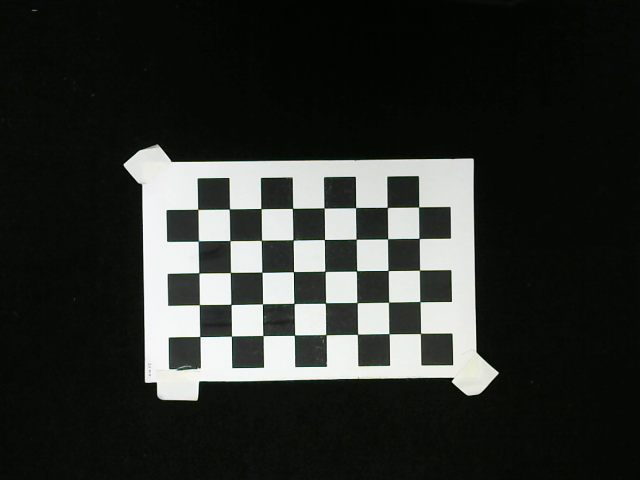
#> input picture HaoYing_v2/CalibrationImageStandard.png, 640 x 480 px, given in place of the camera
$ python EdgeDetection_20230418153944.py
#> lines starting #> are read from the running program, lines starting #| are printed output that depends on the picture; after the words box and inside, x2 and y2 are one past the last pixel; in counts of white or black regions, pixels touching at a corner belong together
import cv2
import numpy as np

## 篩選輪廓
def delet_contours(contours, delete_list):
    delta = 0
    for i in range(len(delete_list)):
        # print("i= ", i)
        contours = list(contours)
        del contours[delete_list[i] - delta]
        contours = tuple(contours)
        delta = delta + 1
    return contours

cap = cv2.VideoCapture(0)
if not cap.isOpened():
    print("Cannot open camera")
    exit()

while True:
    point1 = (100, 100)
    point2  = (500, 380)
    ret, frame = cap.read()
#> frame is the input picture: shape (480, 640, 3); mean B, G, R 44.8, 48.7, 45.4

    frame = frame[point1[1]: point2[1], point1[0]:point2[0]]
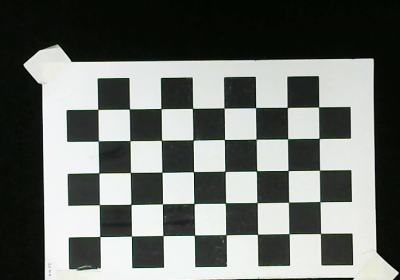
#> frame: shape (280, 400, 3); mean B, G, R 109.3, 113, 109.4
    if not ret:
        print("Cannot receive frame")
        break

    img = cv2.cvtColor(frame, cv2.COLOR_BGR2GRAY)

    ## Laplacian()
    Laplace_output = cv2.Laplacian(img, -1, 1, 5)
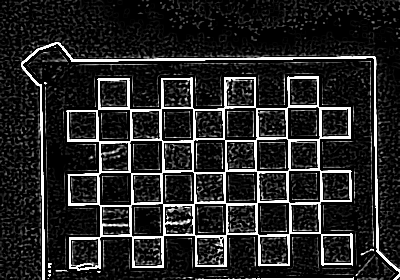
#> Laplace_output: shape (280, 400); min 0, max 255, mean 39
    cv2.imshow("Laplacian", Laplace_output)
    img_out = Laplace_output


    ## Contours process
    element = cv2.getStructuringElement(cv2.MORPH_RECT, (3, 3))
    img_out = cv2.morphologyEx(img_out, cv2.MORPH_CLOSE, element)
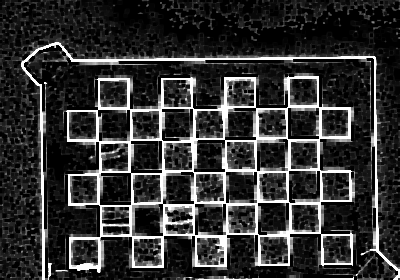
#> img_out: shape (280, 400); min 0, max 255, mean 51.9
    # cv2.imshow("Graph", img_out)
    contours, hierarchy = cv2.findContours(img_out, cv2.RETR_TREE, cv2.CHAIN_APPROX_NONE)
#> contours = 795 contours, 406 with area under 20; largest, box (x1, y1, x2, y2) and area: (0, 0, 400, 280) 108095, (193, 8, 295, 47) 1484, (287, 3, 366, 42) 1483, (46, 139, 77, 181) 619, (134, 209, 160, 233) 352

    # cv2.drawContours(frame, contours, -1, (0,0,255), 5)
    # cv2.imshow("Result", frame)

    min_size = 136
    max_size = 611
    delete_list = []
    for i in range(len(contours)):
        if (cv2.arcLength(contours[i], True) < min_size) or (cv2.arcLength(contours[i], True) > max_size):
            delete_list.append(i)
#> after the loop, delete_list = 787 values from 0 to 794

    contours = delet_contours(contours, delete_list)
#> after the loop in delet_contours, `for i in range(len(delete_list)):`: delta = 787
#> contours = 8 contours; box (x1, y1, x2, y2) and area: (193, 8, 295, 47) 1484, (287, 3, 366, 42) 1483, (46, 139, 77, 181) 619, (36, 70, 58, 112) 315, (366, 57, 375, 130) 300, (205, 59, 281, 64) 298, (119, 60, 181, 71) 295, (302, 266, 354, 279) 290

    cv2.drawContours(frame, contours, -1, (0,0,255), 5)
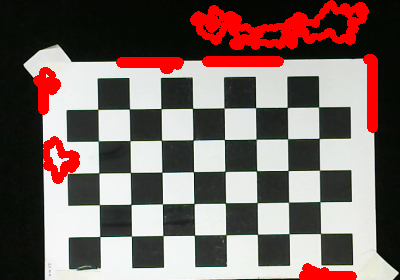
#> frame: shape (280, 400, 3); 8.12% of pixels changed, all inside (x1, y1, x2, y2) = (33, 0, 378, 280)
    cv2.imshow("Result", frame)


    if cv2.waitKey(1) == ord('q'):
#> (key q is pressed here)
        break

cap.release()
cv2.destroyAllWindows()
